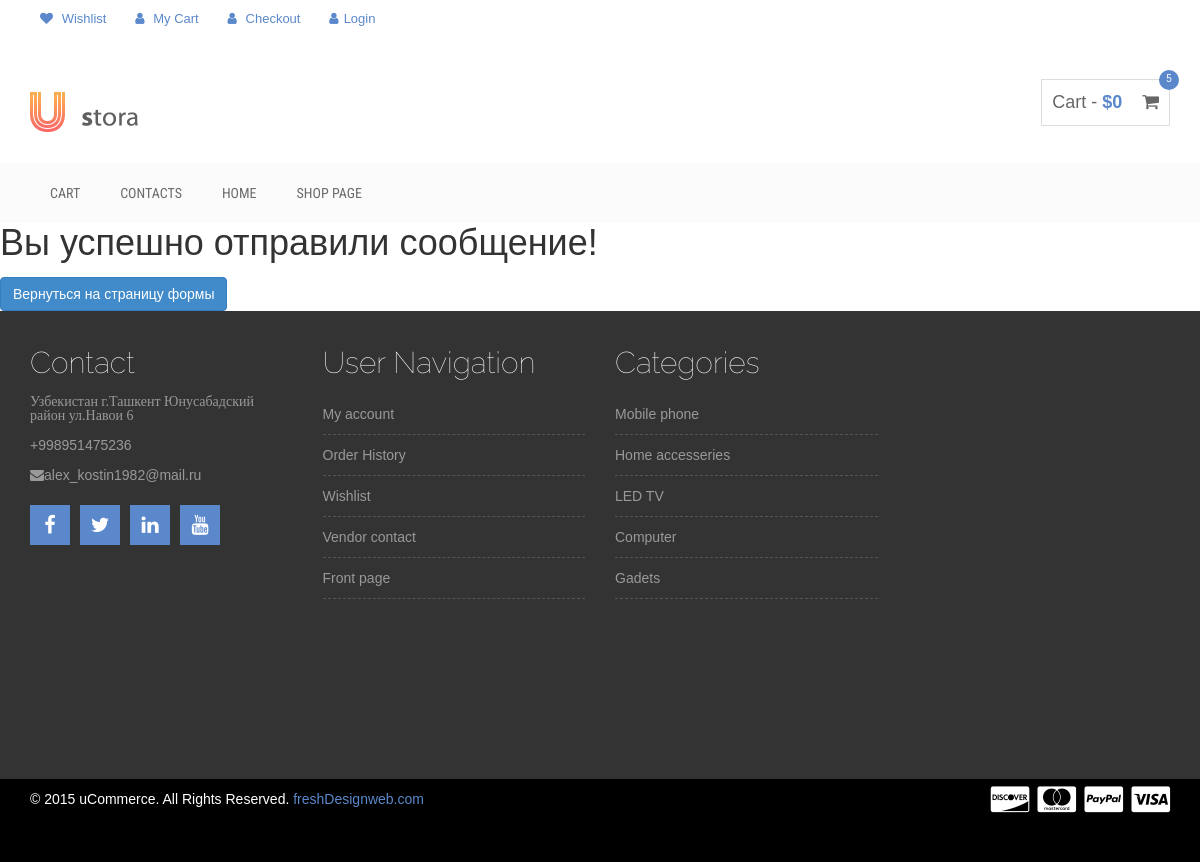
The page /contacts/successful_message on the database its author committed.
### mainpage/models.py (models this page shows, shortened)
class NavMenu(models.Model):
    title = models.CharField(verbose_name=_('Заголовок'), max_length=100 )
    url = models.CharField(verbose_name='Ссылка на страницу', max_length=100)
    class Meta:
        verbose_name = _('Меню Навигации')
        verbose_name_plural = _('Меню Навигации')
        ordering = ['title', ]

class PageBlock(models.Model):
    title = models.CharField(_('Заголовок'), max_length=250, blank=True)
    icon_class = models.CharField(_('Иконка'), max_length=255, blank=True)
    text = models.TextField(_('Текст'), blank=True)
    url = models.URLField(_('Ссылка'), blank=True)
    class Meta:
        abstract = True

class Social(PageBlock):
    class Meta:
        verbose_name =_('Социальная сеть')
        verbose_name_plural = _('Социальные сети')

### contacts/models.py (models this page shows, shortened)
class ContactPage(models.Model):
    adress = models.CharField(verbose_name='Адрес', max_length=50, blank=True)
    phone = models.CharField(verbose_name='Телефон', max_length=50, blank=True)
    email = models.EmailField(verbose_name='Email')
    website = models.CharField(verbose_name='Веб Сайт', max_length=50, blank=True)
    class Meta:
        verbose_name = 'Контакты'
        verbose_name_plural = 'Контакты'

### contacts/views.py (the view)
# urls.py: path('successful_message', SuccessContactMeassageView.as_view(), name='success_contact_message')
class SuccessContactMeassageView(TemplateView):
    template_name = 'contacts/success_contact_meassage.html'

### mainpage/templatetags/custom_tags.py (called while the page is built)
@register.simple_tag
def footer_social():
    social_items = Social.objects.all()
    social_block = f"""
        {"".join(f'<a href="{item.url}"><i class="{item.icon_class}"></i></a>' for item in social_items)}

    """
    return mark_safe(social_block)

@register.inclusion_tag('tags/footer_part_menu.html')
def footer_part_menu(title,*args):
    return {'items' : args,
            'title' : title}

@register.inclusion_tag('tags/footer_contact.html')
def footer_contact():
    contact = ContactPage.objects.get(pk=1)
    return {
        'contact' : contact,
    }

@register.inclusion_tag('tags/nav_menu.html')
def nav_menu():
    nav_items = NavMenu.objects.all()
    return {
        'nav_items' : nav_items,
    }

### templates/contacts/success_contact_meassage.html
{% extends 'layout/base.html' %}
{% block content %}
    <h1>Вы успешно отправили сообщение!</h1>
    <a class="btn btn-primary" href="{% url 'contacts:contact_page_form_view' %}">Вернуться на страницу формы</a>
{% endblock content %}

### templates/tags/nav_menu.html
{% for item in nav_items %}
    <li><a href="{% url item.url %}">{{ item.title }}</a></li>
{% endfor %}

### templates/tags/footer_contact.html (shortened to what this page needs)
<h4 class="footer-wid-title">Contact</h4>
<p class="mb-2"><i class="fa fa-map-marker-alt me-3">{{ contact.adress }}</i></p>
<p class="mb-2">{{ contact.phone }}</p>
<p class="mb-2"><i class="fa fa-envelope me-3"></i>{{ contact.email }}</p>

### static/css/style.css (style rules this page uses)
h1, h2, h3, h4, h5, h6 { margin: 0 0 15px; }
.mainmenu-area ul.navbar-nav li a { color: #6e6a6a; font-size: 14px; padding: 20px; }
.footer-wid-title { font-family: raleway; font-size: 30px; font-weight: 100;color: #fff }
.footer-social a { background: none repeat scroll 0 0 #5a88ca; color: #fff; display: inline-block; font-size: 20px; height: 40px; margin-bottom: 10px; margin-right: 10px; padding-top: 5px; text-align: center; width: 40px;border: 1px solid #5a88ca; }
a { color: #5a88ca }

### rows shown on the page
NavMenu: title "CART"
NavMenu: title "CONTACTS"
NavMenu: title "HOME"
NavMenu: title "SHOP PAGE"
ContactPage: adress "Узбекистан г.Ташкент Юнусабадский район ул.Навои 6", phone "+998951475236", email "alex_kostin1982@mail.ru"

### other values the page prints
{{ title }} "User Navigation Categories"
{{ item }} "My account" "Order History" "Wishlist" "Vendor contact" "Front page" "Mobile phone" "Home accesseries" "LED TV" "Computer" "Gadets"
